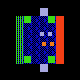

A level layout from a 2D game, rendered from its tile map. Below: a short description, then the map file with its tile-grid data intact:
An orthogonal 10x10 tile map with 8x8 px tiles, 2 tile layers (background, levelstuff).

<map version="1.0" tiledversion="1.1.6" orientation="orthogonal" renderorder="right-down" width="10" height="10" tilewidth="8" tileheight="8" infinite="0" nextobjectid="1">
 <tileset firstgid="1" name="tony_small8x8tilemap" tilewidth="8" tileheight="8" tilecount="64" columns="8">
  <image source="tony_small8x8tilemap.png" width="64" height="64" />
 </tileset>
 <layer name="background" width="10" height="10">
  <data encoding="csv">
4,4,4,4,4,4,4,4,4,4,
4,0,0,0,0,0,0,0,0,4,
4,0,20,20,20,20,20,20,0,4,
4,0,20,20,20,20,20,20,0,4,
4,0,20,20,20,20,20,20,0,4,
4,0,20,20,20,20,20,20,0,4,
4,0,20,20,20,20,20,20,0,4,
4,0,20,20,20,20,20,20,0,4,
4,0,0,0,0,0,0,0,0,4,
4,4,4,4,4,4,4,4,4,4
</data>
 </layer>
 <layer name="levelstuff" width="10" height="10">
  <data encoding="csv">
0,0,0,0,0,0,0,0,0,0,
0,0,0,0,0,9,0,0,0,0,
0,0,2,18,0,0,18,12,0,0,
0,0,2,0,0,0,0,12,1,0,
0,0,2,0,0,19,19,12,0,0,
0,0,2,0,0,11,11,12,0,0,
0,0,2,0,0,0,0,12,1,0,
0,0,2,18,0,0,18,12,0,0,
0,0,0,0,0,9,0,0,0,0,
0,0,0,0,0,0,0,0,0,0
</data>
 </layer>
</map>